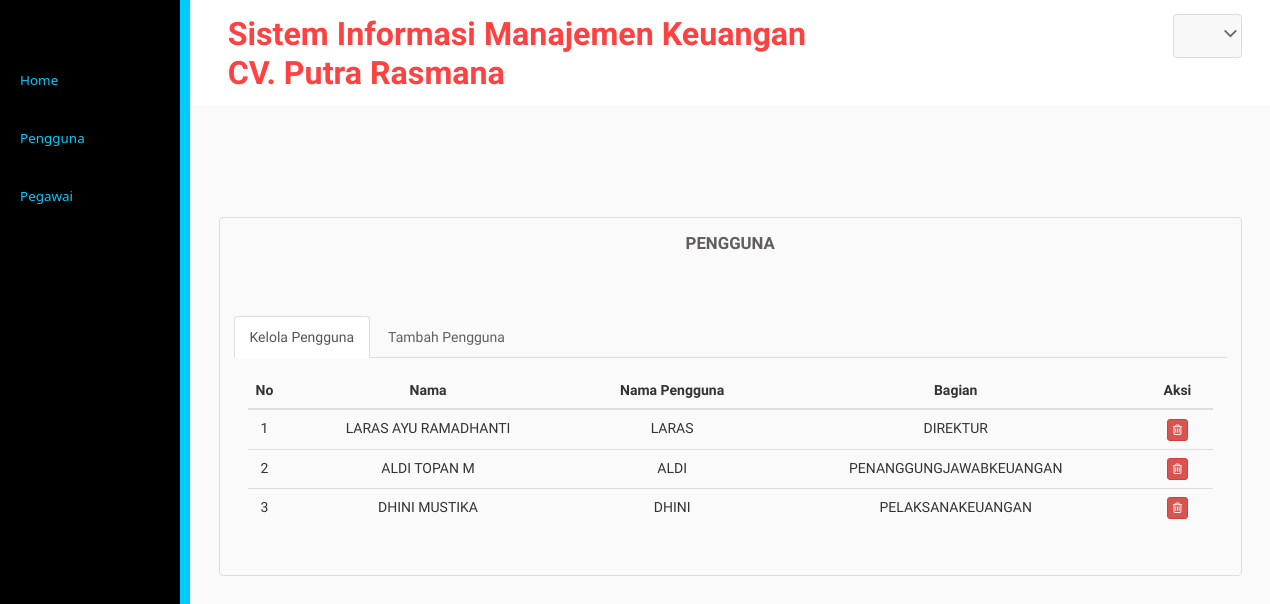
The app's page /admincv/pengguna.php (signed in) with its own data.
### tables this page shows
CREATE TABLE `pengguna` (
  `id_pengguna` varchar(25) NOT NULL,
  `username` varchar(55) NOT NULL,
  `password` text NOT NULL,
  `email` varchar(55) NOT NULL,
  `level` varchar(25) NOT NULL,
  `id_pegawai` varchar(25) NOT NULL
);

CREATE TABLE `pegawai` (
  `id_pegawai` varchar(25) NOT NULL,
  `nama` varchar(56) NOT NULL,
  `jabatan` varchar(30) NOT NULL
);

### admincv/pengguna.php (the view, shortened to what this page needs)
<?php
include("libfunc.php");
include("../libfunc.php");
$link=koneksidb();
if(($_SESSION['logske']==true) && ($_SESSION['userske']!="")){
  ?>
  <div class="inner-block">
    <div class="table-agile-info">
      <div class="panel panel-default">
        <div class="chit-chat-heading">
          Pengguna
        </div>
        <br>
        <div class="horizontal-tab">
          <ul class="nav nav-tabs">
            <li class="active"><a href="#tab1" data-toggle="tab" aria-expanded="true">Kelola Pengguna</a></li>
            <li class=""><a href="#tab2" data-toggle="tab" aria-expanded="false">Tambah Pengguna</a></li>
          </ul>
          <div class="tab-content">
            <div class="tab-pane active" id="tab1">
              <div class="row">
                <div class="col-md-12">
                  <div class="table-responsive">
                    <table class="table table-hover">
                      <thead>
                        <tr>
                          <th style="width:20px;"><center>No</center></th>
                          <th><center>Nama</center></th>
                          <th><center>Nama Pengguna</center></th>
                          <th><center>Bagian</center></th>
                          <th><center>Aksi</center></th>
                        </tr>
                      </thead>
                      <tbody>
                        <?php
                        $sql1="SELECT * FROM pengguna pg INNER JOIN pegawai p ON pg.id_pegawai=p.id_pegawai";
                        $res1=mysqli_query($link,$sql1);
                        $i=1;
                        while($data1=mysqli_fetch_array($res1)){
                          ?>
                          <tr>
                            <td><center><?php echo $i;?></center></td>
                            <td><center><?php echo strtoupper($data1['nama']);?></center></td>
                            <td><center><?php echo strtoupper($data1['username']);?></center></td>
                            <td><center><?php echo strtoupper($data1['level']);?></center></td>
                            <td><center>
                              <a href="hpengguna.php?&KdedYDE=<?php echo base64_encode($data1['id_pengguna']);?>" onClick="return confirm('Apakah Anda Yakin Akan Menghapus Data?')"> <button class="btn btn-danger btn-xs"><i class="fa fa-trash-o "></i></button></a>
                            </center></td>
                          </tr>
                          <?php
                          $i++;
                        }
                        ?>
                      </table>
                    </div>
                  </div>
                </div>
              </div>
            </div>
          </div>
        </div>
      </div>
    </div>
  </div>
</div>
<?php
}else{
  header("Location: ../masuk.php");
}
?>

### records on screen
pengguna: id_pegawai.nama "LARAS AYU RAMADHANTI", username "LARAS", level "DIREKTUR"
pengguna: id_pegawai.nama "ALDI TOPAN M", username "ALDI", level "PENANGGUNGJAWABKEUANGAN"
pengguna: id_pegawai.nama "DHINI MUSTIKA", username "DHINI", level "PELAKSANAKEUANGAN"
